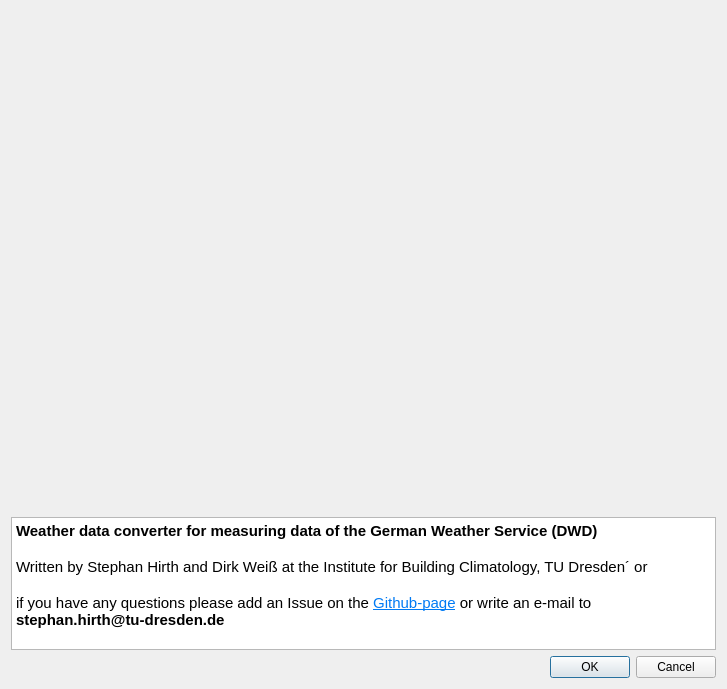
<?xml version="1.0" encoding="UTF-8"?>
<ui version="4.0">
 <class>DWDAboutDialog</class>
 <widget class="QDialog" name="DWDAboutDialog">
  <property name="geometry">
   <rect>
    <x>0</x>
    <y>0</y>
    <width>727</width>
    <height>689</height>
   </rect>
  </property>
  <property name="windowTitle">
   <string>DWD Weather Data Converter</string>
  </property>
  <layout class="QVBoxLayout" name="verticalLayout">
   <item>
    <widget class="QLabel" name="label">
     <property name="minimumSize">
      <size>
       <width>0</width>
       <height>500</height>
      </size>
     </property>
     <property name="text">
      <string/>
     </property>
    </widget>
   </item>
   <item>
    <widget class="QTextBrowser" name="textBrowser">
     <property name="html">
      <string>&lt;!DOCTYPE HTML PUBLIC &quot;-//W3C//DTD HTML 4.0//EN&quot; &quot;http://www.w3.org/TR/REC-html40/strict.dtd&quot;&gt;
&lt;html&gt;&lt;head&gt;&lt;meta name=&quot;qrichtext&quot; content=&quot;1&quot; /&gt;&lt;meta charset=&quot;utf-8&quot; /&gt;&lt;style type=&quot;text/css&quot;&gt;
p, li { white-space: pre-wrap; }
hr { height: 1px; border-width: 0; }
li.unchecked::marker { content: &quot;\2610&quot;; }
li.checked::marker { content: &quot;\2612&quot;; }
&lt;/style&gt;&lt;/head&gt;&lt;body style=&quot; font-family:'Ubuntu'; font-size:11pt; font-weight:400; font-style:normal;&quot;&gt;
&lt;p style=&quot; margin-top:0px; margin-bottom:0px; margin-left:0px; margin-right:0px; -qt-block-indent:0; text-indent:0px;&quot;&gt;&lt;span style=&quot; font-weight:700;&quot;&gt;Weather data converter for measuring data of the German Weather Service (DWD) &lt;/span&gt;&lt;/p&gt;
&lt;p style=&quot;-qt-paragraph-type:empty; margin-top:0px; margin-bottom:0px; margin-left:0px; margin-right:0px; -qt-block-indent:0; text-indent:0px;&quot;&gt;&lt;br /&gt;&lt;/p&gt;
&lt;p style=&quot; margin-top:0px; margin-bottom:0px; margin-left:0px; margin-right:0px; -qt-block-indent:0; text-indent:0px;&quot;&gt;Written by Stephan Hirth and Dirk Weiß at the Institute for Building Climatology, TU Dresden´ or&lt;/p&gt;
&lt;p style=&quot;-qt-paragraph-type:empty; margin-top:0px; margin-bottom:0px; margin-left:0px; margin-right:0px; -qt-block-indent:0; text-indent:0px;&quot;&gt;&lt;br /&gt;&lt;/p&gt;
&lt;p style=&quot; margin-top:0px; margin-bottom:0px; margin-left:0px; margin-right:0px; -qt-block-indent:0; text-indent:0px;&quot;&gt;if you have any questions please add an Issue on the &lt;a href=&quot;https://github.com/hirseboy/DWD-Weather-Data-Converter&quot;&gt;&lt;span style=&quot; text-decoration: underline; color:#007af4;&quot;&gt;Github-page&lt;/span&gt;&lt;/a&gt; or write an e-mail to &lt;span style=&quot; font-weight:700;&quot;&gt;stephan.hirth@tu-dresden.de&lt;/span&gt;&lt;/p&gt;&lt;/body&gt;&lt;/html&gt;</string>
     </property>
     <property name="openExternalLinks">
      <bool>true</bool>
     </property>
    </widget>
   </item>
   <item>
    <widget class="QDialogButtonBox" name="buttonBox">
     <property name="orientation">
      <enum>Qt::Horizontal</enum>
     </property>
     <property name="standardButtons">
      <set>QDialogButtonBox::Cancel|QDialogButtonBox::Ok</set>
     </property>
    </widget>
   </item>
  </layout>
 </widget>
 <resources/>
 <connections>
  <connection>
   <sender>buttonBox</sender>
   <signal>accepted()</signal>
   <receiver>DWDAboutDialog</receiver>
   <slot>accept()</slot>
   <hints>
    <hint type="sourcelabel">
     <x>248</x>
     <y>254</y>
    </hint>
    <hint type="destinationlabel">
     <x>157</x>
     <y>274</y>
    </hint>
   </hints>
  </connection>
  <connection>
   <sender>buttonBox</sender>
   <signal>rejected()</signal>
   <receiver>DWDAboutDialog</receiver>
   <slot>reject()</slot>
   <hints>
    <hint type="sourcelabel">
     <x>316</x>
     <y>260</y>
    </hint>
    <hint type="destinationlabel">
     <x>286</x>
     <y>274</y>
    </hint>
   </hints>
  </connection>
 </connections>
</ui>
